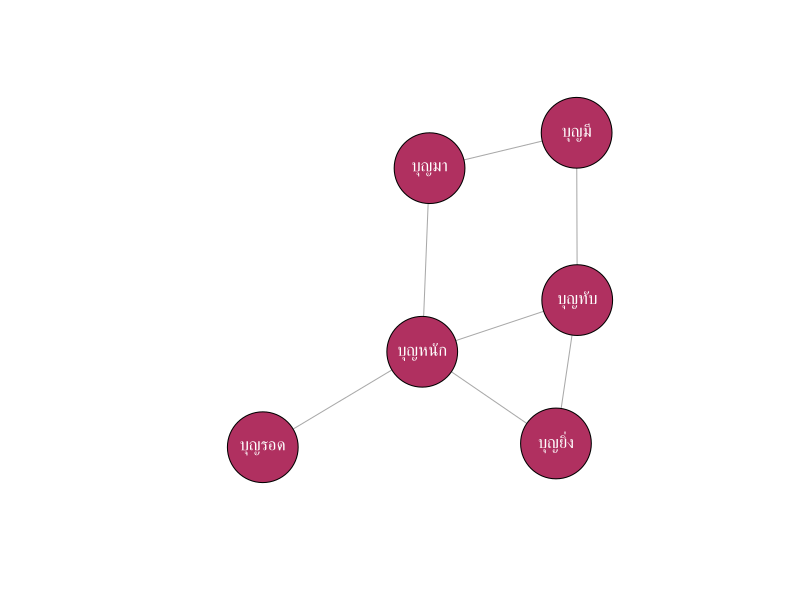

Write R code to recreate this figure.
## ---- chunk 1
## Global options
knitr::opts_chunk$set(cache = TRUE)
## ---- chunk 2
library(igraph)
adj.mat <- matrix(sample(0:1, 36, replace=TRUE, prob=c(0.8,0.2)), nc=6)
rownames(adj.mat)<-c("บุญหนัก","บุญทับ","บุญมา","บุญรอด","บุญมี","บุญยิ่ง")
colnames(adj.mat)<-c("บุญหนัก","บุญทับ","บุญมา","บุญรอด","บุญมี","บุญยิ่ง")
network1 <- graph_from_adjacency_matrix(adj.mat , mode='undirected', diag=F )
#network1

plot(network1, vertex.label.family= 'ChulaCharasNew',
        vertex.label.color="white",
        vertex.shape = "circle",
        vertex.size = 45,
        vertex.color="maroon")
